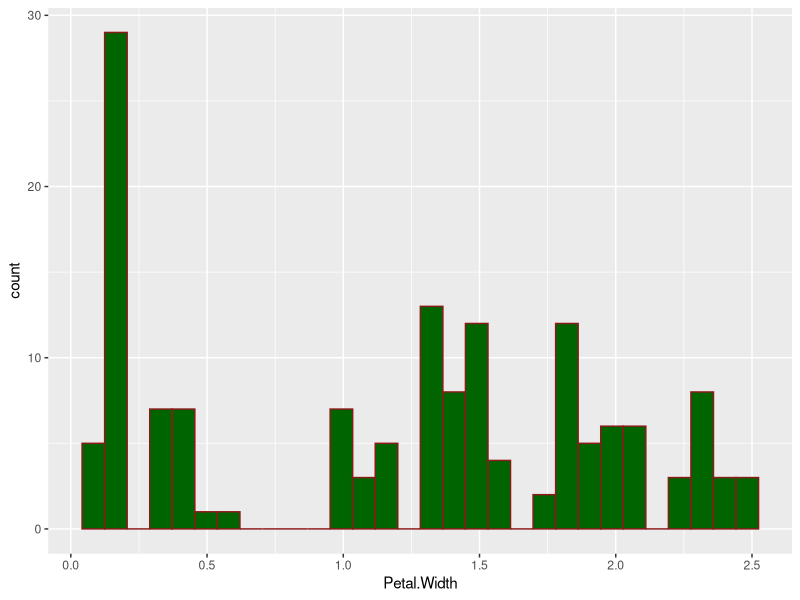

Recreate this plot in R.
## ---- chunk 1
knitr::opts_chunk$set(echo = TRUE)
library(tidyverse)
## ---- chunk 2
ggplot(iris) +
  aes( x = Petal.Width) +
  geom_histogram(color = "firebrick4", 
                 fill = "darkgreen")

